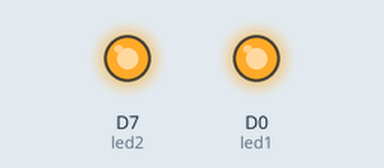
The sketch below on a simulated ESP8266 (NodeMCU). On the bench: output pins drawn as LEDs (lit = HIGH).

Above: at 0.3 s.
At 7.7 s:
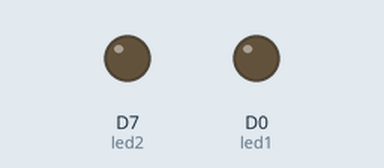
Timing chart, 0 to 10.9 s (numbered marks = the images above):
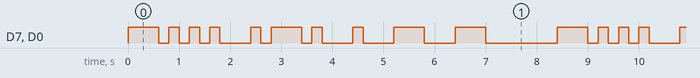

The sketch:

blinkname.ino
```cpp
// ------------
// Blink an LED
// ------------

/*-------------

We've heavily commented this code for you. If you're a pro, feel free to ignore it.

Comments start with two slashes or are blocked off by a slash and a star.
You can read them, but your device can't.
It's like a secret message just for you.

Every program based on Wiring (programming language used by Arduino, and Particle devices) has two essential parts:
setup - runs once at the beginning of your program
loop - runs continuously over and over

You'll see how we use these in a second.

This program will blink an led on and off every second.
It blinks the D7 LED on your Particle device. If you have an LED wired to D0, it will blink that LED as well.

-------------*/


// First, we're going to make some variables.
// This is our "shorthand" that we'll use throughout the program:

int led1 = D0; // Instead of writing D0 over and over again, we'll write led1
// You'll need to wire an LED to this one to see it blink.

int led2 = D7; // Instead of writing D7 over and over again, we'll write led2
// This one is the little blue LED on your board. On the Photon it is next to D7, and on the Core it is next to the USB jack.


//declaring dash and dot lengths.
int dash_length = 600;
int dot_length = 200;

// Having declared these variables, let's move on to the setup function.
// The setup function is a standard part of any microcontroller program.
// It runs only once when the device boots up or is reset.

void setup() {

  // We are going to tell our device that D0 and D7 (which we named led1 and led2 respectively) are going to be output
  // (That means that we will be sending voltage to them, rather than monitoring voltage that comes from them)

  // It's important you do this here, inside the setup() function rather than outside it or in the loop function.

  pinMode(led1, OUTPUT);
  pinMode(led2, OUTPUT);

}

// Next we have the loop function, the other essential part of a microcontroller program.
// This routine gets repeated over and over, as quickly as possible and as many times as possible, after the setup function is called.
// Note: Code that blocks for too long (like more than 5 seconds), can make weird things happen (like dropping the network connection).  The built-in delay function shown below safely interleaves required background activity, so arbitrarily long delays can safely be done if you need them.

void loop() {
  // Name is BRETT. In morse = -.. .-. . - -

  //Letter B
  digitalWrite(led1, HIGH);
  digitalWrite(led2, HIGH);
  delay(dash_length);


  digitalWrite(led1, LOW);
  digitalWrite(led2, LOW);
  delay(dot_length);

  digitalWrite(led1, HIGH);
  digitalWrite(led2, HIGH);
  delay(dot_length);

  digitalWrite(led1, LOW);
  digitalWrite(led2, LOW);
  delay(dot_length);

  digitalWrite(led1, HIGH);
  digitalWrite(led2, HIGH);
  delay(dot_length);

  digitalWrite(led1, LOW);
  digitalWrite(led2, LOW);
  delay(dot_length);

  digitalWrite(led1, HIGH);
  digitalWrite(led2, HIGH);
  delay(dot_length);

  digitalWrite(led1, LOW);
  digitalWrite(led2, LOW);
  delay(dash_length);

  //Letter R
  digitalWrite(led1, HIGH);
  digitalWrite(led2, HIGH);
  delay(dot_length);

  digitalWrite(led1, LOW);
  digitalWrite(led2, LOW);
  delay(dot_length);

  digitalWrite(led1, HIGH);
  digitalWrite(led2, HIGH);
  delay(dash_length);

  digitalWrite(led1, LOW);
  digitalWrite(led2, LOW);
  delay(dot_length);

  digitalWrite(led1, HIGH);
  digitalWrite(led2, HIGH);
  delay(dot_length);

  digitalWrite(led1, LOW);
  digitalWrite(led2, LOW);
  delay(dash_length);

  //Letter E
  digitalWrite(led1, HIGH);
  digitalWrite(led2, HIGH);
  delay(dot_length);

  digitalWrite(led1, LOW);
  digitalWrite(led2, LOW);
  delay(dash_length);

  //Letter T
  digitalWrite(led1, HIGH);
  digitalWrite(led2, HIGH);
  delay(dash_length);

  digitalWrite(led1, LOW);
  digitalWrite(led2, LOW);
  delay(dash_length);

  //Letter T
  digitalWrite(led1, HIGH);
  digitalWrite(led2, HIGH);
  delay(dash_length);

  //Space between words
  digitalWrite(led1, LOW);
  digitalWrite(led2, LOW);
  delay(dot_length*7);

  // And repeat!
}
```

Measured:
- by itself, D7 (led2), D0 (led1): repeats every 8.4 s: 3 × (LOW 0.20 s, HIGH 0.20 s), LOW 0.60 s, HIGH 0.20 s, LOW 0.20 s, HIGH 0.60 s, LOW 0.20 s, 2 × (HIGH 0.20 s, LOW 0.60 s), HIGH 0.60 s, LOW 0.60 s, HIGH 0.60 s, LOW 1.4 s, HIGH 0.60 s
- by itself, everything shown: repeats every 8.4 s, in 20 steps
